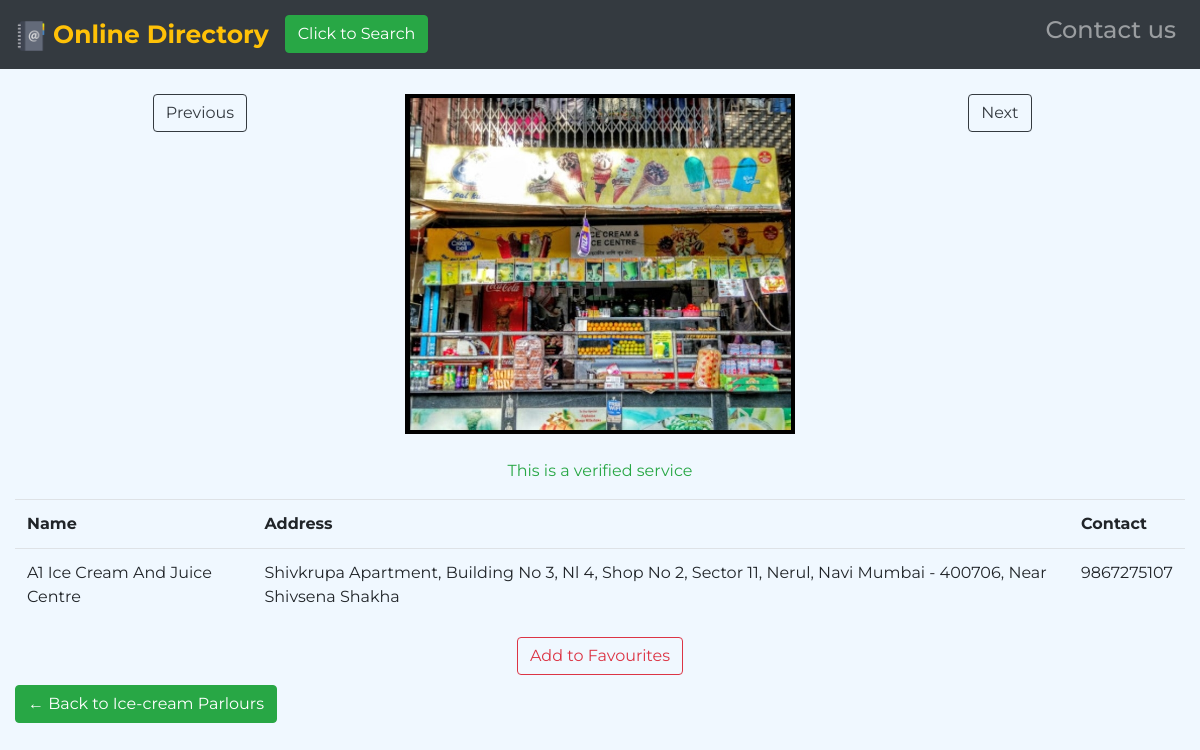
The page /a1.php on the database its author committed.
### tables this page shows
CREATE TABLE `nonessen` (
  `id` int(75) NOT NULL,
  `name` varchar(50) NOT NULL,
  `address` varchar(300) NOT NULL,
  `contact` bigint(15) NOT NULL
);

### a1.php (the view, shortened to what this page needs)
<!DOCTYPE html>
<html lang="en">
<head>
    <link rel="stylesheet" href="https://maxcdn.bootstrapcdn.com/bootstrap/4.5.2/css/bootstrap.min.css">
</head>
<body>
    <?php include 'navbarnon.php'; ?>
    <div class="container-fluid">
        <div class="row">
            <div class="column text-center">
                <a href="kraft.php"><button type="button" class="btn btn-outline-dark btn-edit">Previous</button></a>
            </div>
            <div class="column">
                <a href = "https://www.google.com/maps/place/A1+Juice+Center/@19.0339207,73.0179376,15z/data=!4m5!3m4!1s0x0:0xa6850acf9b62ab62!8m2!3d19.0375617!4d73.020019" target="_blank"><img src="images/ice/a1.jpg" alt="No Image Available" class="center img-fluid"></a>
            </div>
            <div class="column text-center">
                <a href="frost.php"><button type="button" class="btn btn-outline-dark btn-edit">Next</button></a>
            </div>
        </div>
        <div class="text-center text-success">
            <p>This is a verified service</p>
        </div>
        <table class="table">
            <tr>
                <th>Name</th>
                <th>Address</th>
                <th>Contact</th>
            </tr>
            <?php
            $conn = mysqli_connect("localhost", "root", "", "info_for_directory");
            $sql = "SELECT name, address, contact FROM nonessen WHERE id = '37'";
            $result = $conn -> query($sql);
            if ($result -> num_rows > 0) {
                while ($row = $result -> fetch_assoc()) {
                    echo "<tr><td>".$row["name"]."</td><td>".$row["address"]."</td><td>".$row["contact"]."</td></tr>";
                }
            }
            else {
                echo "0 result";
            }
            ?>
        </table>
        <div class="text-center" style="margin-bottom: 10px;">
            <form action="fav_insert.php" method="POST">
                <button type="submit" class="btn btn-outline-danger" name="add_fav">Add to Favourites</button>
            </form>
        </div>
        <div>
            <a href="ice.php"><button type="button" class="btn btn-success">&larr; Back to Ice-cream Parlours</button></a>
        </div>
    </div>
</body>
</html>

### a1.php (style rules this page uses)
* { margin: 0px; padding: 0px; }
body, html { font-family: 'Montserrat', sans-serif; width: 100%; height: 100%; background-color: aliceblue; }
.center { margin-top: 20px; margin-bottom: 20px; border: 4px solid #000000; }
.btn-edit { margin-top: 20px; margin-bottom: 10px; }
.column { float: left; width: 33.33%; padding: 5px; }

### rows shown on the page
nonessen: name "A1 Ice Cream And Juice Centre", address "Shivkrupa Apartment, Building No 3, Nl 4, Shop No 2, Sector 11, Nerul, Navi Mumbai - 400706, Near Shivsena Shakha", contact "9867275107"
